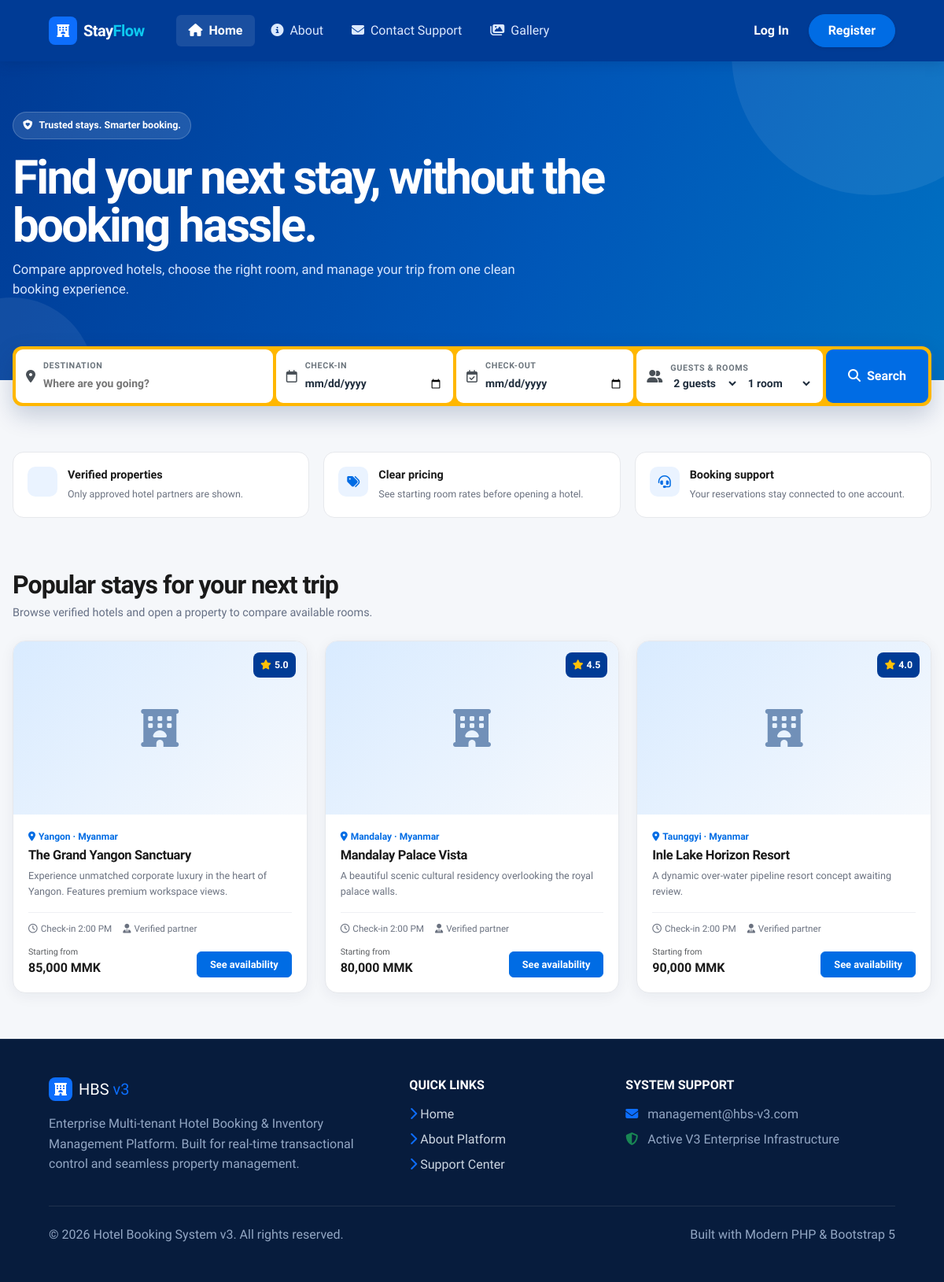
The page / on the database its author committed.
### tables this page shows
CREATE TABLE `hotels` (
  `hotel_id` int(11) NOT NULL,
  `owner_id` int(11) NOT NULL,
  `hotel_name` varchar(150) NOT NULL,
  `description` text DEFAULT NULL,
  `address` text NOT NULL,
  `city` varchar(100) DEFAULT NULL,
  `state` varchar(100) DEFAULT NULL,
  `country` varchar(100) DEFAULT NULL,
  `postal_code` varchar(20) DEFAULT NULL,
  `latitude` decimal(10,8) DEFAULT NULL,
  `longitude` decimal(11,8) DEFAULT NULL,
  `hotel_phone` varchar(30) DEFAULT NULL,
  `hotel_email` varchar(150) DEFAULT NULL,
  `website` varchar(255) DEFAULT NULL,
  `star_rating` decimal(2,1) DEFAULT 0.0,
  `check_in_time` time DEFAULT '14:00:00',
  `check_out_time` time DEFAULT '12:00:00',
  `status` enum('pending','approved','rejected','inactive') DEFAULT 'pending',
  `created_at` timestamp NOT NULL DEFAULT current_timestamp(),
  `updated_at` timestamp NOT NULL DEFAULT current_timestamp() ON UPDATE current_timestamp()
);

### index.php (the view, shortened to what this page needs)
<?php
require_once 'includes/header.php';
require_once 'includes/navbar.php';
$search_city = trim($_GET['search_city'] ?? '');
$check_in = trim($_GET['check_in'] ?? '');
$check_out = trim($_GET['check_out'] ?? '');
$guests = max(1, min(12, (int)($_GET['guests'] ?? 2)));
$rooms = max(1, min(6, (int)($_GET['rooms'] ?? 1)));
$query = "SELECT h.*, u.username AS owner_name,
          (SELECT MIN(r.base_price) FROM rooms r WHERE r.hotel_id=h.hotel_id AND r.room_status='available') AS starting_price,
          (SELECT ri.image_path FROM room_images ri INNER JOIN rooms rr ON rr.room_id=ri.room_id WHERE rr.hotel_id=h.hotel_id ORDER BY ri.is_cover DESC,ri.sort_order ASC LIMIT 1) AS room_image
          FROM hotels h LEFT JOIN users u ON h.owner_id=u.user_id
          WHERE LOWER(h.status)='approved'";
$params=[];$types='';
$query.=" ORDER BY h.star_rating DESC,h.hotel_id DESC";
$stmt=mysqli_prepare($conn,$query);
if($params){mysqli_stmt_bind_param($stmt,$types,...$params);} mysqli_stmt_execute($stmt);$result=mysqli_stmt_get_result($stmt);
?>
<section class="hbs-hero">
  <div class="hbs-container position-relative" style="z-index:2">
    <span class="hbs-eyebrow"><i class="fa-solid fa-shield-heart"></i> Trusted stays. Smarter booking.</span>
    <h1>Find your next stay, without the booking hassle.</h1>
    <p>Compare approved hotels, choose the right room, and manage your trip from one clean booking experience.</p>
  </div>
</section>
<div class="hbs-search-wrap"><div class="hbs-container">
<form class="hbs-search" method="GET" action="index.php"><div class="hbs-search-grid">
  <div class="hbs-search-field"><i class="fa-solid fa-location-dot"></i><div class="w-100"><label>Destination</label><input name="search_city" value="<?=htmlspecialchars($search_city)?>" placeholder="Where are you going?"></div></div>
  <div class="hbs-search-field"><i class="fa-regular fa-calendar"></i><div class="w-100"><label>Check-in</label><input type="date" name="check_in" value="<?=htmlspecialchars($check_in)?>" min="<?=date('Y-m-d')?>"></div></div>
  <div class="hbs-search-field"><i class="fa-regular fa-calendar-check"></i><div class="w-100"><label>Check-out</label><input type="date" name="check_out" value="<?=htmlspecialchars($check_out)?>" min="<?=date('Y-m-d',strtotime('+1 day'))?>"></div></div>
  <div class="hbs-search-field"><i class="fa-solid fa-user-group"></i><div class="w-100"><label>Guests & rooms</label><div class="d-flex gap-2"><select name="guests"><?php for($i=1;$i<=12;$i++):?><option value="<?=$i?>" <?=$guests===$i?'selected':''?>><?=$i?> guest<?=$i>1?'s':''?></option><?php endfor;?></select><select name="rooms"><?php for($i=1;$i<=6;$i++):?><option value="<?=$i?>" <?=$rooms===$i?'selected':''?>><?=$i?> room<?=$i>1?'s':''?></option><?php endfor;?></select></div></div></div>
  <button class="hbs-search-btn" type="submit"><i class="fa-solid fa-magnifying-glass me-2"></i>Search</button>
</div></form></div></div>
<section class="hbs-section pb-2"><div class="hbs-container"><div class="hbs-trust-grid">
<div class="hbs-trust"><i class="fa-solid fa-badge-check"></i><div><b>Verified properties</b><span>Only approved hotel partners are shown.</span></div></div>
<div class="hbs-trust"><i class="fa-solid fa-tags"></i><div><b>Clear pricing</b><span>See starting room rates before opening a hotel.</span></div></div>
<div class="hbs-trust"><i class="fa-solid fa-headset"></i><div><b>Booking support</b><span>Your reservations stay connected to one account.</span></div></div>
</div></div></section>
<section class="hbs-section"><div class="hbs-container">
<div class="d-flex justify-content-between align-items-end gap-3 mb-4"><div><h2 class="hbs-section-title"><?= $search_city!=='' ? 'Stays matching “'.htmlspecialchars($search_city).'”' : 'Popular stays for your next trip' ?></h2><div class="hbs-section-sub">Browse verified hotels and open a property to compare available rooms.</div></div></div>
<?php if($result && mysqli_num_rows($result)>0):?><div class="hotel-grid">
<?php while($hotel=mysqli_fetch_assoc($result)):
$view='products.php?hotel_id='.(int)$hotel['hotel_id']; if($check_in)$view.='&check_in='.urlencode($check_in);if($check_out)$view.='&check_out='.urlencode($check_out);$view.='&guests='.$guests;
$img=''; if(!empty($hotel['room_image'])){foreach(['assets/images/rooms/'.$hotel['room_image'],'assets/images/'.$hotel['room_image'],$hotel['room_image']] as $candidate){if(file_exists($candidate)){$img=$candidate;break;}}}
?>
<article class="hotel-card"><div class="hotel-media"><?php if($img):?><img src="<?=htmlspecialchars($img)?>" alt="<?=htmlspecialchars($hotel['hotel_name'])?>"><?php else:?><div class="hotel-placeholder"><i class="fa-solid fa-hotel"></i></div><?php endif;?><span class="hotel-rating"><i class="fa-solid fa-star text-warning me-1"></i><?=number_format((float)$hotel['star_rating'],1)?></span></div>
<div class="hotel-body"><div class="hotel-location"><i class="fa-solid fa-location-dot me-1"></i><?=htmlspecialchars(trim(($hotel['city']??'').' · '.($hotel['country']??''),' ·'))?></div><h3 class="hotel-name"><?=htmlspecialchars($hotel['hotel_name'])?></h3><p class="hotel-desc"><?=htmlspecialchars(mb_strimwidth($hotel['description']??'Comfortable stay with easy booking and property support.',0,120,'…'))?></p><div class="hotel-meta"><span><i class="fa-regular fa-clock me-1"></i>Check-in <?=date('g:i A',strtotime($hotel['check_in_time']))?></span><span><i class="fa-solid fa-user-tie me-1"></i>Verified partner</span></div><div class="d-flex justify-content-between align-items-end"><div><small class="text-muted d-block" style="font-size:.67rem">Starting from</small><strong><?= $hotel['starting_price']!==null ? number_format((float)$hotel['starting_price']).' MMK' : 'View rooms' ?></strong></div><a class="btn btn-primary px-3" href="<?=htmlspecialchars($view)?>">See availability</a></div></div></article>
<?php endwhile;?></div><?php endif;?>
</div></section>
<?php require_once 'includes/footer.php'; ?>

### assets/css/site-modern.css (style rules this page uses)
:root { --hbs-primary:#006ce4;--hbs-primary-dark:#003b95;--hbs-primary-2:#0057b8; --hbs-accent:#ffb700;--hbs-ink:#1a1a1a;--hbs-muted:#5f6368;--hbs-bg:#f5f7fa; --hbs-card:#fff;--hbs-border:#e6e8ec;--hbs-success:#008234;--hbs-danger:#c5221f; --hbs-radius:16px;--hbs-shadow:0 12px 34px rgba(28,45,75,.10); }
* { box-sizing:border-box }
html { scroll-behavior:smooth }
body { font-family:'Plus Jakarta Sans',sans-serif;background:var(--hbs-bg);color:var(--hbs-ink);margin:0 }
a { transition:.2s ease }
.hbs-container { width:min(1180px,calc(100% - 32px));margin-inline:auto }
.btn-primary { background:var(--hbs-primary)!important;border-color:var(--hbs-primary)!important }
.hbs-hero { background:linear-gradient(115deg,#003b95 0%,#0057b8 58%,#0071c2 100%);color:#fff;padding:64px 0 86px;position:relative;overflow:hidden }
.hbs-hero:before,.hbs-hero:after { content:'';position:absolute;border-radius:999px;background:rgba(255,255,255,.07) }
.hbs-hero:before { width:360px;height:360px;right:-90px;top:-190px }
.hbs-hero:after { width:210px;height:210px;left:-90px;bottom:-105px }
.hbs-eyebrow { display:inline-flex;gap:8px;align-items:center;background:rgba(255,255,255,.12);border:1px solid rgba(255,255,255,.2);padding:7px 12px;border-radius:999px;font-size:.78rem;font-weight:700 }
.hbs-hero h1 { font-weight:800;letter-spacing:-.045em;font-size:clamp(2.2rem,5vw,4.4rem);line-height:1.02;max-width:850px;margin:18px 0 14px }
.hbs-hero p { font-size:1.04rem;color:#d9e8ff;max-width:700px }
.hbs-search-wrap { margin-top:-43px;position:relative;z-index:4 }
.hbs-search { background:#ffb700;padding:4px;border-radius:12px;box-shadow:0 12px 30px rgba(0,35,88,.20) }
.hbs-search-grid { display:grid;grid-template-columns:1.45fr 1fr 1fr 1.05fr auto;gap:4px }
.hbs-search-field { background:#fff;min-height:68px;padding:11px 13px;border-radius:9px;display:flex;gap:10px;align-items:center }
.hbs-search-field i { color:#495057 }
.hbs-search-field label { display:block;color:#6c757d;font-size:.67rem;font-weight:800;text-transform:uppercase;letter-spacing:.06em;margin-bottom:2px }
.hbs-search-field input,.hbs-search-field select { border:0;outline:0;width:100%;background:transparent;padding:0;font-weight:650;color:#1f2d3d;font-size:.87rem }
.hbs-search-btn { border:0;border-radius:9px;background:var(--hbs-primary);color:#fff;padding:0 28px;font-weight:800;min-height:68px }
.hbs-section { padding:58px 0 }
.hbs-section-title { font-weight:800;letter-spacing:-.03em;margin:0 }
.hbs-section-sub { color:#667085;font-size:.9rem;margin-top:6px }
.hbs-trust-grid { display:grid;grid-template-columns:repeat(3,1fr);gap:18px }
.hbs-trust { background:#fff;border:1px solid var(--hbs-border);border-radius:14px;padding:18px;display:flex;gap:13px;align-items:flex-start }
.hbs-trust i { width:38px;height:38px;display:grid;place-items:center;border-radius:10px;background:#eaf3ff;color:var(--hbs-primary) }
.hbs-trust b { display:block;font-size:.9rem }
.hbs-trust span { font-size:.78rem;color:#6b7280 }
.hotel-grid { display:grid;grid-template-columns:repeat(3,1fr);gap:22px }
.hotel-card { background:#fff;border:1px solid var(--hbs-border);border-radius:16px;overflow:hidden;box-shadow:0 4px 18px rgba(24,39,75,.06);transition:.22s ease }
.hotel-media { height:220px;background:linear-gradient(135deg,#dce9f9,#eef4fb);position:relative;overflow:hidden }
.hotel-placeholder { height:100%;display:grid;place-items:center;color:#7190b8;background:linear-gradient(135deg,#d9ebff,#f6f9fd) }
.hotel-placeholder i { font-size:3rem }
.hotel-rating { position:absolute;top:14px;right:14px;background:#003b95;color:#fff;padding:7px 9px;border-radius:8px;font-size:.77rem;font-weight:800 }
.hotel-body { padding:19px }
.hotel-location { color:#006ce4;font-size:.75rem;font-weight:700 }
.hotel-name { font-size:1.03rem;font-weight:800;margin:5px 0 7px;letter-spacing:-.02em }
.hotel-desc { font-size:.79rem;color:#6b7280;line-height:1.55;min-height:39px }
.hotel-meta { display:flex;gap:14px;color:#6b7280;font-size:.73rem;margin:13px 0;border-top:1px solid #eef0f3;padding-top:12px }
.hotel-card .btn { font-size:.8rem;font-weight:750 }

### includes/header.php (style rules this page uses)
:root { --primary-color: #4f46e5; --primary-hover: #4338ca; --navbar-bg: #0f172a; --navbar-text: #f8fafc; --navbar-muted: #94a3b8; --body-bg: #f8fafc; --card-bg: #ffffff; --border-color: #e2e8f0; }
body { font-family: 'Plus Jakarta Sans', sans-serif; background-color: var(--body-bg); color: #1e293b; min-height: 100vh; display: flex; flex-direction: column; }

### rows shown on the page
hotels: star_rating "5.0", city+country "Yangon · Myanmar", hotel_name "The Grand Yangon Sanctuary", description "Experience unmatched corporate luxury in the heart of Yangon. Features premium workspace views.", check_in_time "2:00 PM", starting_price "85,000"
hotels: star_rating "4.5", city+country "Mandalay · Myanmar", hotel_name "Mandalay Palace Vista", description "A beautiful scenic cultural residency overlooking the royal palace walls.", check_in_time "2:00 PM", starting_price "80,000"
hotels: star_rating "4.0", city+country "Taunggyi · Myanmar", hotel_name "Inle Lake Horizon Resort", description "A dynamic over-water pipeline resort concept awaiting review.", check_in_time "2:00 PM", starting_price "90,000"

### other values the page prints
form field guests "2 guests"
form field rooms "1 room"
